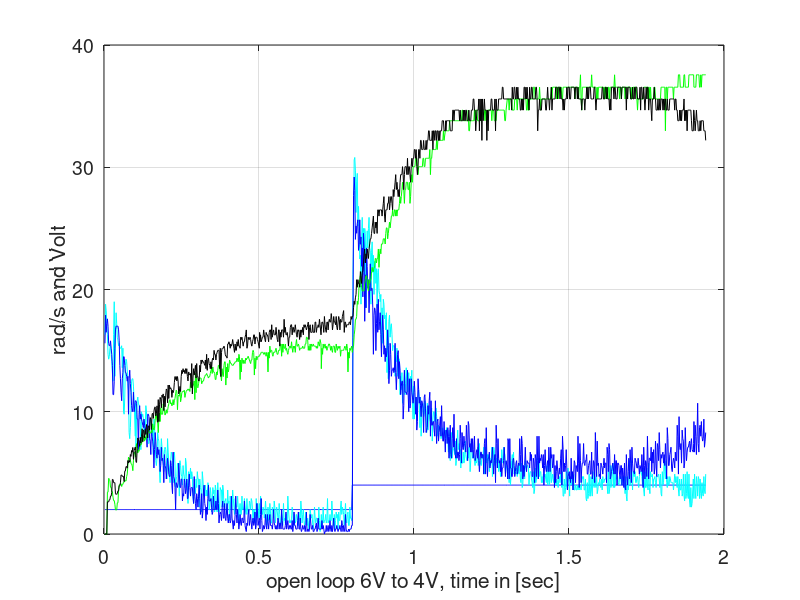

Write MATLAB code to recreate this figure. (Note: this script raises an error after producing the figure.)
% plot af data dra regbot
clear
close all
%%
data2 = load('mission0Gulv_p2_p4_2.txt');
data4 = load('mission0Gulv_20_30_p2.txt');
data6 = load('mission0Gulv_20_30_pi.txt');
data8 = load('mission0Gulv_20_30_pi_1.txt');
%
%  1    time 0.000 sec
%  2    mission (0) state 2
%  3  4 Motor velocity ref left, right: 20.00 20.00
%  5  6 Motor voltage [V] left, right: 10.9 10.9
%  7  8 Motor current left, right [A]: 0.000 0.000
%  9 10 Wheel velocity [r/s] left, right: 0.0000 0.0000
% 11    Battery voltage [V]: 12.04
% 12 13 Get data time [us]: 560 +ctrl 730
%
%% plot wheel velocity- one sample
figure(50)
n = size(data2,1);
hold off
plot(data2(1:n,1), data2(1:n,5), 'b');
hold on
plot(data2(1:n,1), data2(1:n,7)*100, 'c');
plot(data2(1:n,1), data2(1:n,8)*100, 'b');
plot(data2(1:n,1), data2(1:n,9)*1, 'g');
plot(data2(1:n,1), data2(1:n,10)*1, 'k');
set(gca,'FontSize',14)
grid on
xlabel('open loop 6V to 4V, time in [sec]');
ylabel('rad/s and Volt')
legend('motor V', 'current left (x100)', 'current right (x100)', 'wheel left [r/s]', 'wheel rigth [r/s]',2)

%%

%% plot vel step PI-Lead [kp = 2}
figure(51)
n = size(data4,1);
hold off
plot(data4(1:n,1), data4(1:n,5), 'b');
hold on
plot(data4(1:n,1), data4(1:n,6), 'm');
plot(data4(1:n,1), data4(1:n,9)*1, 'g');
plot(data4(1:n,1), data4(1:n,10)*1, 'k');
set(gca,'FontSize',14)
grid on
title('Gulv')
xlabel('closed loop 20 r/s to 30 r/s (kp=2), time in [sec]');
ylabel('rad/s and Volt')
legend('motor V left', 'motor V right', 'wheel left [r/s]', 'wheel rigth [r/s]',2)
%% plot vel step PI-Lead [kp = 1.27 ti=0.055}
figure(52)
n = size(data6,1);
hold off
plot(data6(1:n,1), data6(1:n,5), 'b');
hold on
plot(data6(1:n,1), data6(1:n,6), 'm');
plot(data6(1:n,1), data6(1:n,9)*1, 'g');
plot(data6(1:n,1), data6(1:n,10)*1, 'k');
set(gca,'FontSize',14)
grid on
title('Gulv')
xlabel('closed loop 20 r/s to 30 r/s (kp=1.27 ti=0.055), time in [sec]');
ylabel('rad/s and Volt')
legend('motor V left', 'motor V right', 'wheel left [r/s]', 'wheel rigth [r/s]',2)
%% plot vel step PI-Lead [kp = 0.537 ti=0.034}
figure(53)
n = size(data8,1);
hold off
plot(data8(1:n,1), data8(1:n,5), 'b');
hold on
plot(data8(1:n,1), data8(1:n,6), 'm');
plot(data8(1:n,1), data8(1:n,9)*1, 'g');
plot(data8(1:n,1), data8(1:n,10)*1, 'k');
set(gca,'FontSize',14)
grid on
title('Gulv')
xlabel('closed loop 20 r/s to 30 r/s (kp=0.537 ti=0.034), time in [sec]');
ylabel('rad/s and Volt')
legend('motor V left', 'motor V right', 'wheel left [r/s]', 'wheel rigth [r/s]',2)
